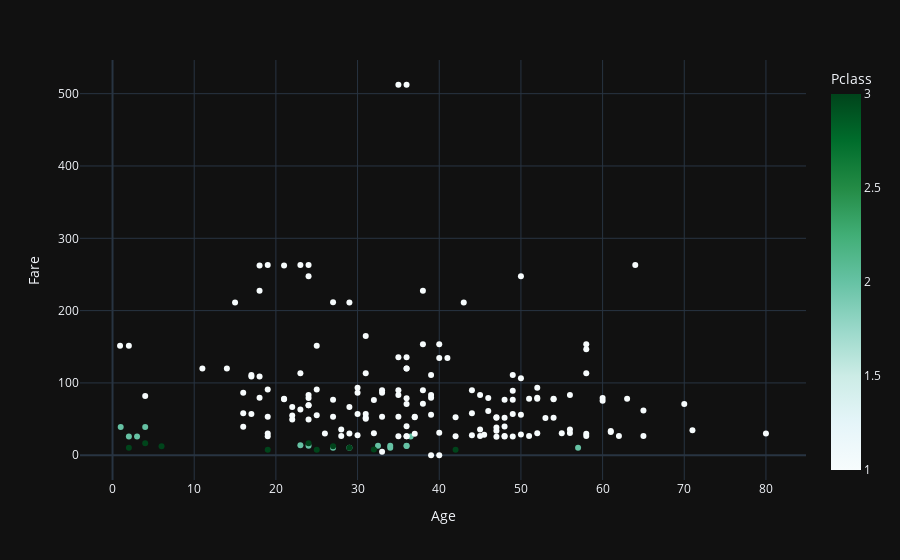

Source (notebook cell):
### Code cell
px.scatter(df,'Age','Fare',color = 'Pclass',color_continuous_scale=px.colors.sequential.BuGn).update_layout(template="plotly_dark")

### Figure 1 — Plotly figure (JSON) as saved in the notebook; plotly's stock layout.template omitted (floating-point values rounded to 4 significant figures; data arrays with more than 128 entries replaced by an {"elided": "..."} marker saying what was removed)
{"data": [{"hovertemplate": "Age=%{x}<br>Fare=%{y}<br>Pclass=%{marker.color}<extra></extra>", "legendgroup": "", "marker": {"color": {"elided": "183 int values"}, "coloraxis": "coloraxis", "symbol": "circle"}, "mode": "markers", "name": "", "orientation": "v", "showlegend": false, "type": "scatter", "x": {"elided": "183 float values"}, "xaxis": "x", "y": {"elided": "183 float values"}, "yaxis": "y"}], "layout": {"coloraxis": {"colorbar": {"title": {"text": "Pclass"}}, "colorscale": [[0, "rgb(247,252,253)"], [0.125, "rgb(229,245,249)"], [0.25, "rgb(204,236,230)"], [0.375, "rgb(153,216,201)"], [0.5, "rgb(102,194,164)"], [0.625, "rgb(65,174,118)"], [0.75, "rgb(35,139,69)"], [0.875, "rgb(0,109,44)"], [1, "rgb(0,68,27)"]]}, "legend": {"tracegroupgap": 0}, "margin": {"t": 60}, "xaxis": {"anchor": "y", "domain": [0, 1], "title": {"text": "Age"}}, "yaxis": {"anchor": "x", "domain": [0, 1], "title": {"text": "Fare"}}}}
